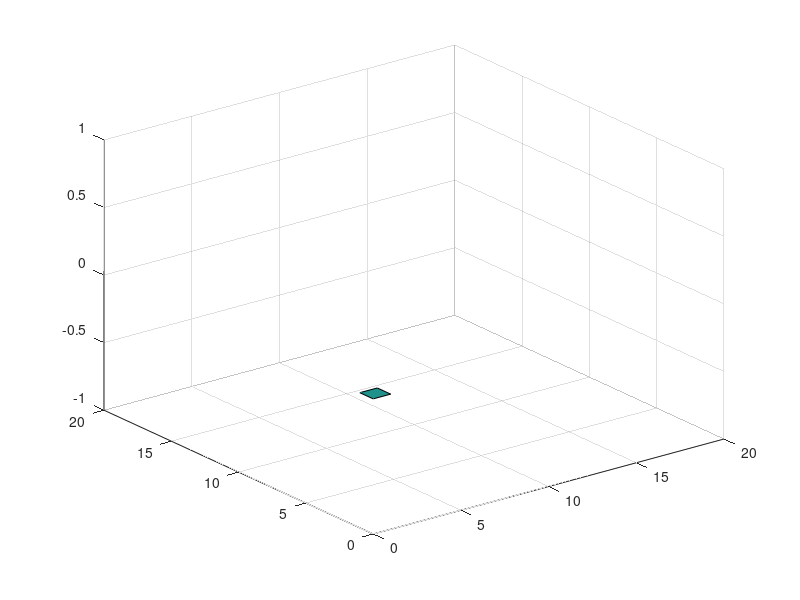

The MATLAB source for this figure: (Note: this script raises an error after producing the figure.)
%function []=spiralNxM(N,M,freq)

%         <------- N ------>
%         ^ Pix0 Pix1 .....
%         |   .
%         |     .
%         M       .
%         |         .
%         |           .PixN,M

tic;

clear all;clc;close all;

N = 8; 
M = 8;
freq = 250;
rpm = freq*60;

curr_path = pwd;
%PATH_input = '/home/netware/users/jpgironruiz/Desktop/Documents/Cadence_analysis/Inputs/';
PATH_input = '/sdcard/documents/MSc/Cadence_analysis/Inputs/';
cd(PATH_input);
nameSignal = strcat('spiral',int2str(N),'X',int2str(M),'_',int2str(freq));
name_folder = strcat(nameSignal,'/');
[s,mess1,mess2]=mkdir(name_folder);
if (~strcmp(mess1,''))
   
    rmdir(name_folder,'s');
    mkdir(name_folder);
end
PATH_input = strcat(PATH_input,nameSignal,'/');
cd(curr_path);
pixel = 0;
start_col = 1;end_Col = N;
start_row = 2;end_row = M;
I0 = 50e-12;
Ich = 100e-12;

state = 0;
quant_pixel = N*M;
Array = I0*ones(M,N);
i = 1;j=1;

T = 1/freq;
delta_time = T/quant_pixel;
vec_time = 0:delta_time:T-delta_time;
len_t=length(vec_time)
t_start=vec_time(1);
t_stop=vec_time(len_t);
samples = 4;

% Only for the plot

X = 0:2*N-1;
Y = 0:2*M-1;
z  = zeros(2*M,2*N);
h = figure(1);
while (pixel < quant_pixel)
   
   z(:,:) = NaN;
   switch state
       
       case 0
           
            % the gradient go to rigth
            if ( j < end_Col)
                Array(i,j) = Ich;
                time = vec_time(pixel+1);
                
                % --- plot ---%
                y1  = i;
                y2  = y1+1;
                x1  = j;
                x2  = x1+1;
                z([y1 y2],[x1 x2]) = time;
                surf(X,Y,z)
                hold on
                grid on
                % --- End plot ---%
                
                j = j + 1;
                pixel = pixel + 1;
                export = true;
            else
                end_Col = end_Col - 1;
                state = 1;
                export = false;
            end
            
       case 1
       
            % The gradient is downing by one column
            if ( i < end_row )
                Array(i,j) = Ich;
                time = vec_time(pixel+1);
                
                % --- plot ---%
                y1  = i;
                y2  = y1+1;
                x1  = j;
                x2  = x1+1;
                z([y1 y2],[x1 x2]) = time;
                surf(X,Y,z)
                hold on
                grid on
                % --- End plot ---%
                
                i = i + 1;
                pixel = pixel + 1;
                export = true;
            else
                end_row = end_row - 1;
                state = 2;
                export = false;
            end
       case 2
           
            % el gradiente esta yendo de derecha a izquierda
            if ( j > start_col)
                Array(i,j) = Ich;
                time = vec_time(pixel+1);
                
                % --- plot ---%
                y1  = i;
                y2  = y1+1;
                x1  = j;
                x2  = x1+1;
                z([y1 y2],[x1 x2]) = time;
                surf(X,Y,z)
                hold on
                grid on
                % --- End plot ---%
                
                j = j - 1;
                pixel = pixel + 1;
                export = true;
            else
                start_col = start_col + 1;
                state = 3;
                export = false;
            end
       case 3
           
           % El gradiente esta subiendo por una columna
           if ( i >= start_row) 
               Array(i,j) = Ich;
               time = vec_time(pixel+1);
               
               % --- plot ---%
               y1  = i;
               y2  = y1+1;
               x1  = j;
               x2  = x1+1;
               z([y1 y2],[x1 x2]) = time;
               surf(X,Y,z)
               hold on
               grid on
               % --- End plot ---%

               
               i = i - 1;
               pixel = pixel + 1;
               export = true;
           else
               i = i + 1;
               j = j + 1;
               start_row = start_row + 1;
               export = false;
               if pixel+1 == quant_pixel
                   
                   state = 4;
               else
                   state = 0;
               end
               
           end
       case 4
           % Left one pixel only!
           Array(i,j) = Ich;
           time = vec_time(pixel+1);
           pixel = pixel + 1;
           export = true;
           % --- plot ---%
           y1  = i;
           y2  = y1+1;
           x1  = j;
           x2  = x1+1;
           z([y1 y2],[x1 x2]) = time;
           surf(X,Y,z)
           hold on
           grid on
           % --- End plot ---%
   end
   % --- Export data ---%

   if (export)
        create_InputSignal(time,delta_time,N,M,samples,Array,nameSignal,PATH_input)
        Array(:,:) = I0;
   end
      
   % --- End expor data ---%
   
   
      
end

%interp1 is used to interpolate the input
interp_InputSignal(PATH_input,nameSignal,quant_pixel,len_t,samples) 

cd(PATH_input)
period = vec_time(length(vec_time))+delta_time-delta_time/samples;
fid = fopen('README.txt','wt');
fprintf(fid,' N %d\n M %d\n T %d \n freq %d (Hz) \n Sample %d \n RPM %d \n',N,M,period,1/period,samples,rpm);
fclose(fid);


colorbar;
set(gca,'xtick',X);
set(gca,'ytick',Y);
xlabel('COLUMNS')
ylabel('ROWS')
zlabel('Time s')
name_title = 'Spiral';
title(name_title)
xlim([0 N])
ylim([0 M])
saveas(h,strcat(nameSignal,'.fig','.fig'))
saveas(h,strcat(nameSignal,'.png','.png'))
cd(curr_path)
toc;